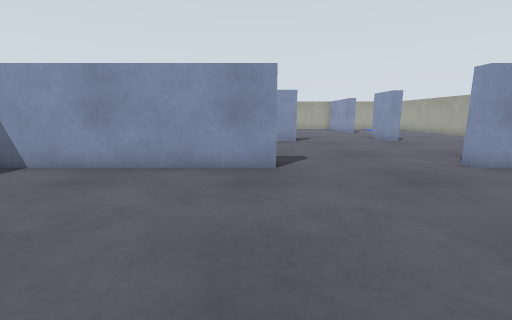
view 1 (above)

16 first-person views from a walk through a world built for the Gazebo simulator. The camera is 0.26 m above the floor, tilts 10° down and sees 90° across. The floor is counted in squares, 0.2 m on a side. Each view is taken from the middle of a square. On the plan, view 1 faces up. The plan holds only what a view shows up to about 12 squares ahead; the rest is blank.

view 2
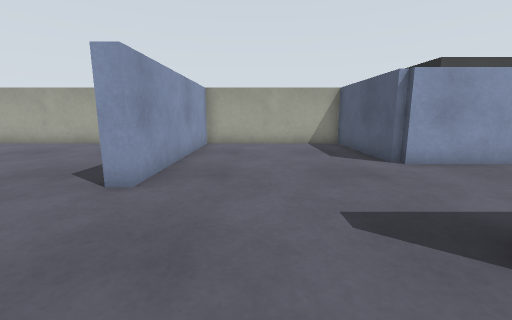

view 3
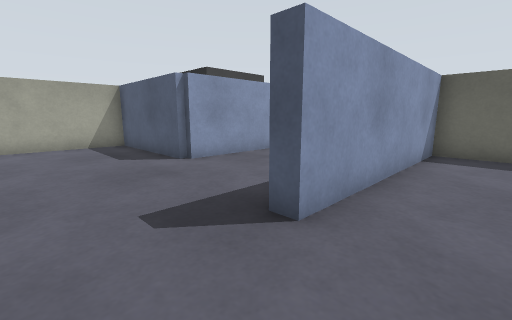

view 4
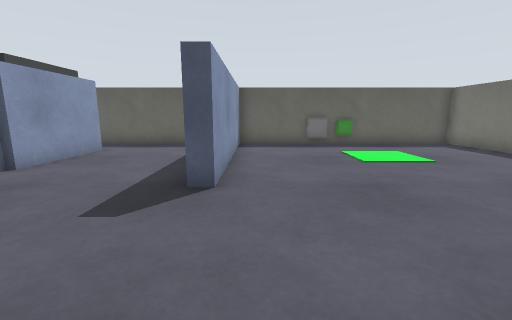

view 5
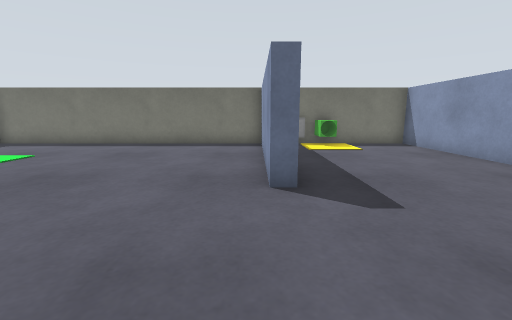

view 6
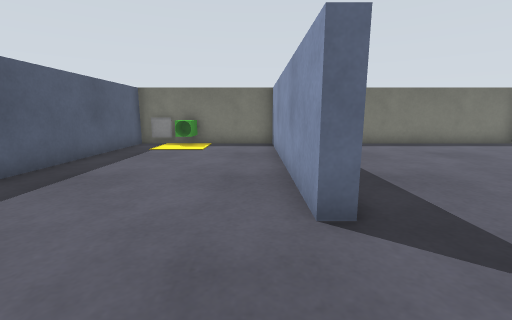

view 7
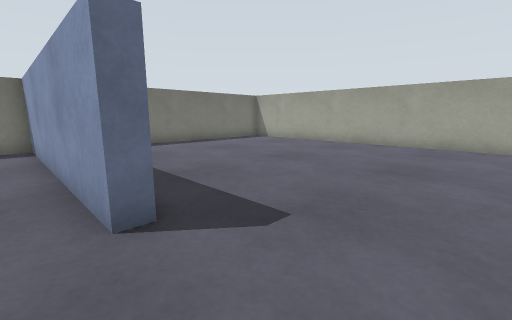

view 8
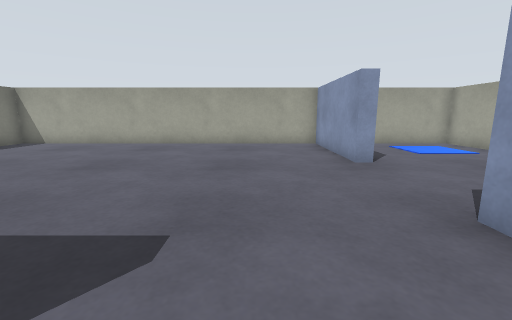

view 9
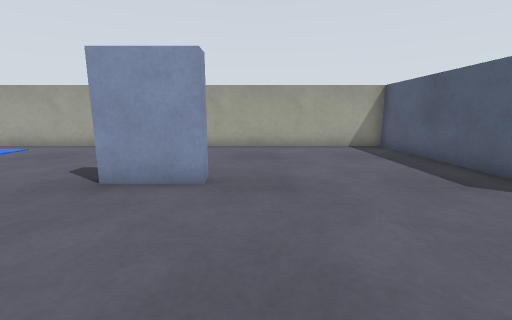

view 10
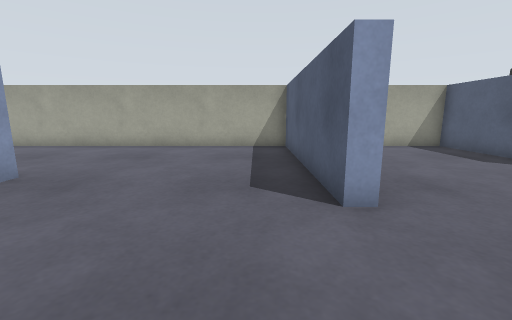

view 11
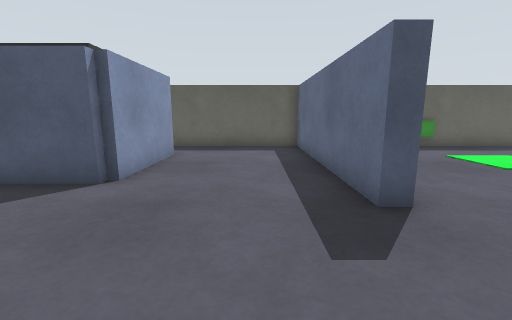

view 12
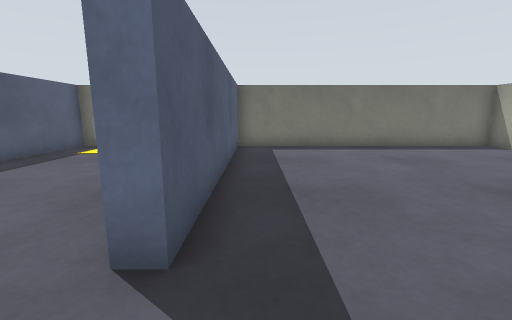

view 13
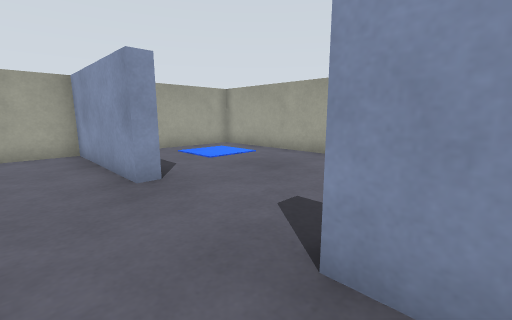

view 14
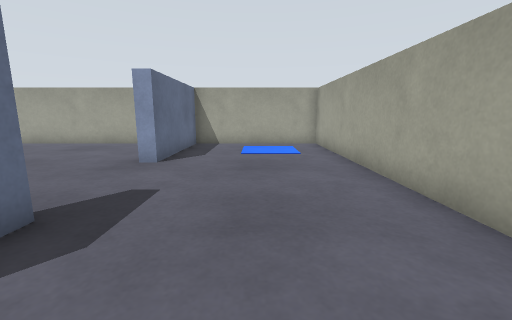

view 15
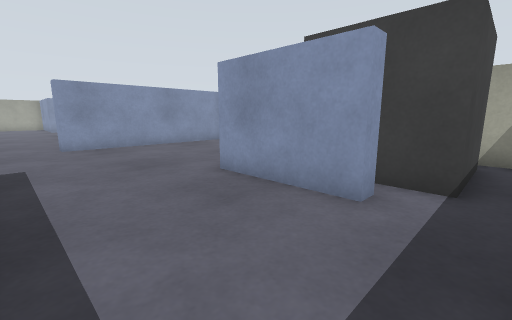

view 16
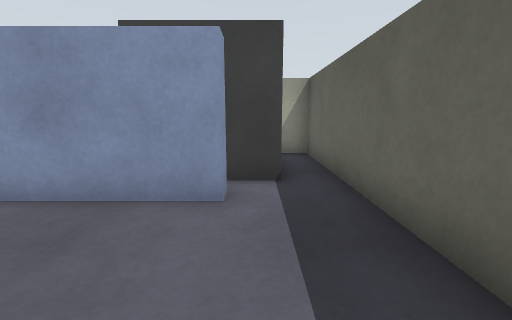

### Floor plan
Ten units are one square. View 1 is at (0, 0); x grows to the right and y downward. Boxes are objects, and circles mark ways between rooms. Rooms are numbered by the first view taken in them; rooms with no view inside come last. Other rooms are left out.
<svg viewBox="-80 -242 213 305">
<path fill="none" stroke="#000" d="M-5 58 27 58 27 -15 32 -15 32 58 128 58 128 44M5 -62 -64 -62M84 35 77 35 77 -2 128 -2 128 -62 55 -62M-67 -64 -67 58 -24 58M73 -150 73 -145M72 -130 68 -130 68 -150M5 -69 5 -62M55 -62 55 -68 128 -68 128 -237 73 -237 73 -190 68 -190 68 -237 -67 -237 -67 -133 20 -133 20 -128 -67 -128 -67 -68 -1 -68"/>
<rect x="-75" y="-85" width="10" height="10" fill="#bbb"><title>marker</title></rect>
<rect x="-65" y="-95" width="10" height="10" fill="#bbb"><title>other object</title></rect>
<circle cx="30" cy="-65" r="3" fill="#2a7"/>
<text x="20" y="0">1</text>
<text x="30" y="-150">2</text>
</svg>
Room 1 opens to room 2.

Where each view was taken, in squares from view 1:
view 1: 0 up, 0 right, facing up
view 2: 4 up, 1 right, facing right
view 3: 4 up, 1 right, facing down-right
view 4: 6 up, 2 right, facing down
view 5: 6 up, 5 right, facing left
view 6: 12 up, 5 right, facing left
view 7: 12 up, 5 right, facing up-left
view 8: 12 up, 4 right, facing up
view 9: 12 up, 2 right, facing right
view 10: 8 up, 2 right, facing right
view 11: 5 up, 5 right, facing down
view 12: 14 up, 4 right, facing left
view 13: 14 up, 5 right, facing up-right
view 14: 12 up, 10 right, facing up
view 15: 5 down, 4 right, facing up-right
view 16: 4 down, 4 right, facing right
